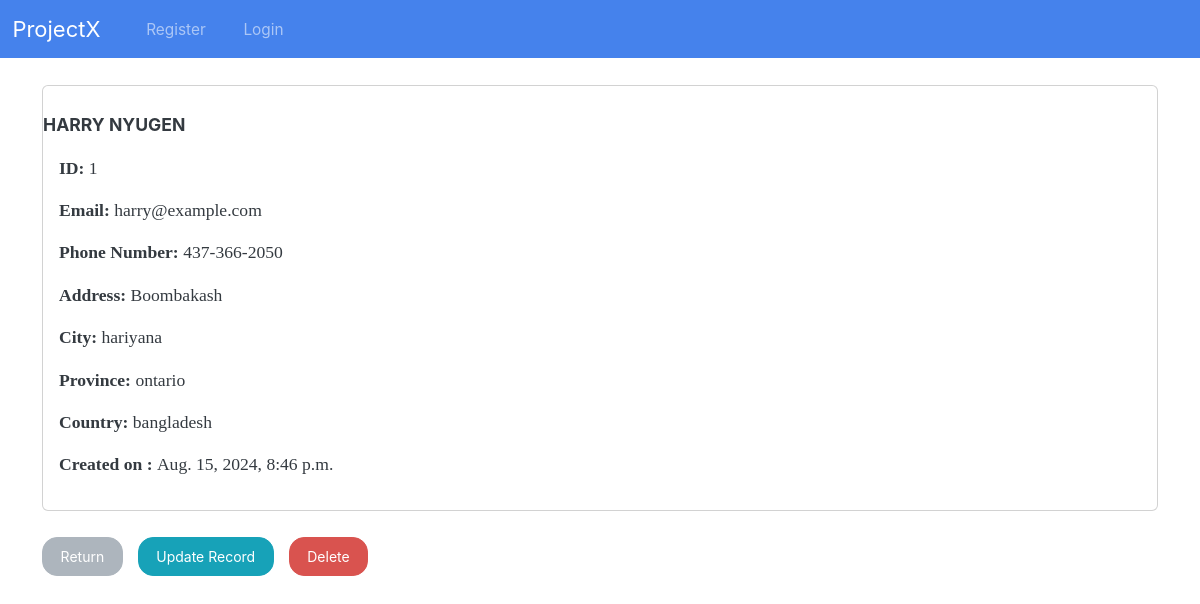
The app's page /viewrecord/1 with its own data.
### webapp/models.py (models this page shows, shortened)
class Record(models.Model):
    creation_date = models.DateTimeField(auto_now_add=True)
    first_name = models.CharField(max_length =100)
    last_name = models.CharField(max_length=100)
    email = models.CharField(max_length=255)
    phone = models.CharField(max_length=20)
    address = models.CharField(max_length=300)
    city = models.CharField(max_length=255)
    province = models.CharField(max_length=255)
    country = models.CharField(max_length=255)

### webapp/views.py (the view)
# urls.py: path('viewrecord/<int:pk>', views.view_record, name='viewrecord'),
def view_record(request,pk):
    all_record = Record.objects.get(id=pk)
    context = {'record' : all_record}
    return render(request, 'webapp/view-record.html', context=context)

### webapp/templates/webapp/view-record.html (shortened to what this page needs)
{% extends 'webapp/base.html'%}
{%block content%}
<div class="card">
    <strong>
        <br>
    {{record.first_name|upper}}
    {{record.last_name|upper}}
    </strong>
    <div class="card-body">
        <p> <strong> ID: </strong>  {{record.id}} </p>
        <p> <strong> Email: </strong> {{record.email}}</p>
        <p> <strong> Phone Number: </strong> {{record.phone}}</p>
        <p> <strong> Address: </strong> {{record.address}}</p>
        <p> <strong> City: </strong> {{record.city}}</p>
        <p> <strong> Province: </strong>{{record.province}}</p>
        <p> <strong> Country: </strong>{{record.country}}</p>
        <p> <strong> Created on : </strong>{{record.creation_date}}</p>
    </div>
</div>
<br>
<a href="{%url 'dashboard'%}" class ="btn btn-secondary"> Return </a>
<a href="{%url 'updaterecord' record.id%}" class ="btn btn-info"> Update Record </a>
<a href="{%url 'deleterecord' record.id %}" class ="btn btn-danger"> Delete</a>
{% endblock %}

### records on screen
Record: first_name "HARRY", last_name "NYUGEN", id "1", email "harry@example.com", phone "437-366-2050", address "Boombakash", city "hariyana", province "ontario", country "bangladesh", creation_date "Aug. 15, 2024, 8:46 p.m."
